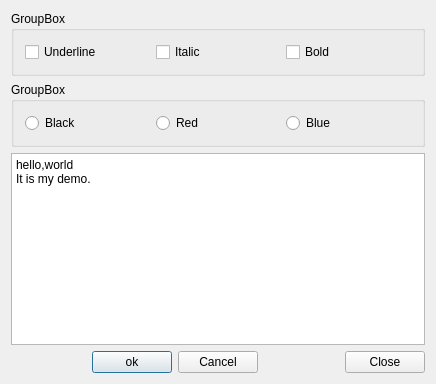
<?xml version="1.0" encoding="UTF-8"?>
<ui version="4.0">
 <class>QWDialog</class>
 <widget class="QDialog" name="QWDialog">
  <property name="geometry">
   <rect>
    <x>0</x>
    <y>0</y>
    <width>436</width>
    <height>384</height>
   </rect>
  </property>
  <property name="windowTitle">
   <string>Dialog by Designer</string>
  </property>
  <layout class="QVBoxLayout" name="verticalLayout_2">
   <item>
    <layout class="QVBoxLayout" name="verticalLayout">
     <item>
      <widget class="QGroupBox" name="groupBox">
       <property name="title">
        <string>GroupBox</string>
       </property>
       <layout class="QHBoxLayout" name="horizontalLayout">
        <item>
         <widget class="QCheckBox" name="chkBoxUnder">
          <property name="text">
           <string>Underline</string>
          </property>
         </widget>
        </item>
        <item>
         <widget class="QCheckBox" name="chkBoxItalic">
          <property name="text">
           <string>Italic</string>
          </property>
         </widget>
        </item>
        <item>
         <widget class="QCheckBox" name="chkBoxBold">
          <property name="text">
           <string>Bold</string>
          </property>
         </widget>
        </item>
       </layout>
      </widget>
     </item>
     <item>
      <widget class="QGroupBox" name="groupBox_2">
       <property name="title">
        <string>GroupBox</string>
       </property>
       <layout class="QHBoxLayout" name="horizontalLayout_2">
        <item>
         <widget class="QRadioButton" name="rBtnBlack">
          <property name="text">
           <string>Black</string>
          </property>
         </widget>
        </item>
        <item>
         <widget class="QRadioButton" name="rBtnRed">
          <property name="text">
           <string>Red</string>
          </property>
         </widget>
        </item>
        <item>
         <widget class="QRadioButton" name="rBtnBlue">
          <property name="text">
           <string>Blue</string>
          </property>
         </widget>
        </item>
       </layout>
      </widget>
     </item>
     <item>
      <widget class="QPlainTextEdit" name="txtEdit">
       <property name="plainText">
        <string>hello,world
It is my demo.</string>
       </property>
      </widget>
     </item>
     <item>
      <layout class="QHBoxLayout" name="horizontalLayout_3">
       <item>
        <spacer name="horizontalSpacer">
         <property name="orientation">
          <enum>Qt::Horizontal</enum>
         </property>
         <property name="sizeHint" stdset="0">
          <size>
           <width>40</width>
           <height>20</height>
          </size>
         </property>
        </spacer>
       </item>
       <item>
        <widget class="QPushButton" name="btnOk">
         <property name="text">
          <string>ok</string>
         </property>
        </widget>
       </item>
       <item>
        <widget class="QPushButton" name="btnCancel">
         <property name="text">
          <string>Cancel</string>
         </property>
        </widget>
       </item>
       <item>
        <spacer name="horizontalSpacer_2">
         <property name="orientation">
          <enum>Qt::Horizontal</enum>
         </property>
         <property name="sizeHint" stdset="0">
          <size>
           <width>40</width>
           <height>20</height>
          </size>
         </property>
        </spacer>
       </item>
       <item>
        <widget class="QPushButton" name="btnClose">
         <property name="text">
          <string>Close</string>
         </property>
        </widget>
       </item>
      </layout>
     </item>
    </layout>
   </item>
  </layout>
 </widget>
 <layoutdefault spacing="6" margin="11"/>
 <resources/>
 <connections/>
</ui>
